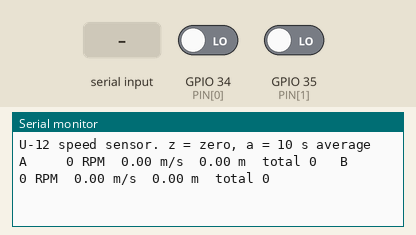
This sketch was run on a simulated ESP32. On the bench: the last lines printed to the serial monitor. Inputs (shaded band) come from the test bench; at power-on: GPIO 34 (PIN[0]) LOW, GPIO 35 (PIN[1]) LOW.

Above: at 1.2 s.
1.3 s: "z" received over Serial
At 1.9 s:
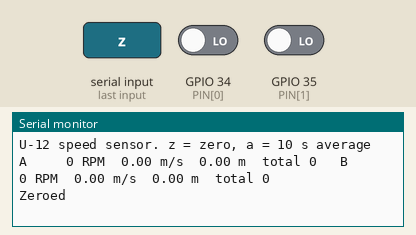
2.8 s: "a" received over Serial
At 3.2 s:
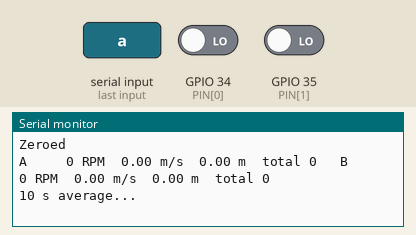

The sketch:

U-12_speed_sensor.ino
```cpp
// U-12 — Speed sensor (Master Test Plan)
// Encoder OUT -> GPIO34 (A) or GPIO35 (B); test one at a time. VCC 3V3, GND. Serial 115200, "Newline".
// Prints every 1 s: RPM (1 s window), speed, distance, raw pulse total.
// Commands:  z = zero totals   a = 10 s average RPM (same window as U-09)
#include <Arduino.h>

#define SLOTS      30
#define WHEEL_D_MM 65.0          // measure your wheel and update
const uint8_t  PIN[2] = {34, 35};
const char*    NAME[2] = {"A", "B"};
// Noise filter (time-domain hysteresis): a slot is counted on its FALLING edge only if the
// signal was LOW for >= MIN_PULSE_US before rising and then HIGH for >= MIN_PULSE_US.
// Real slots/bars last ~4 ms at 250 RPM (30 slots), so 500 us rejects short spikes with 8x margin.
const uint32_t MIN_PULSE_US = 500;

volatile uint32_t cnt[2], lastRise[2], lastFall[2];
volatile bool armed[2];

void IRAM_ATTR edge(uint8_t i) {
  uint32_t now = micros();
  if (digitalRead(PIN[i])) {                                  // rising
    armed[i] = (now - lastFall[i] >= MIN_PULSE_US);           // previous LOW long enough?
    lastRise[i] = now;
  } else {                                                    // falling
    if (armed[i] && now - lastRise[i] >= MIN_PULSE_US) cnt[i]++;  // HIGH long enough -> real slot
    armed[i] = false;
    lastFall[i] = now;
  }
}
void IRAM_ATTR isrA() { edge(0); }
void IRAM_ATTR isrB() { edge(1); }

uint32_t snap(uint8_t i) { noInterrupts(); uint32_t c = cnt[i]; interrupts(); return c; }
float rpmOf(uint32_t pulses, float sec) { return pulses * 60.0 / SLOTS / sec; }
float mPerRev() { return PI * WHEEL_D_MM / 1000.0; }

void setup() {
  Serial.begin(115200);
  for (uint8_t i = 0; i < 2; i++) pinMode(PIN[i], INPUT);   // 34/35 have no pull-ups; module has its own
  attachInterrupt(PIN[0], isrA, CHANGE);
  attachInterrupt(PIN[1], isrB, CHANGE);
  Serial.println("U-12 speed sensor. z = zero, a = 10 s average");
}

void loop() {
  static uint32_t prev[2], t = 0;
  if (Serial.available()) {
    char c = Serial.read();
    if (c == 'z') { noInterrupts(); cnt[0] = cnt[1] = 0; interrupts(); prev[0] = prev[1] = 0; Serial.println("Zeroed"); }
    else if (c == 'a') {
      uint32_t s0 = snap(0), s1 = snap(1);
      Serial.println("10 s average...");
      delay(10000);
      Serial.printf("AVG10 A %.1f RPM | B %.1f RPM\n", rpmOf(snap(0) - s0, 10), rpmOf(snap(1) - s1, 10));
    }
  }
  if (millis() - t >= 1000) {
    t = millis();
    for (uint8_t i = 0; i < 2; i++) {
      uint32_t c = snap(i), d = c - prev[i]; prev[i] = c;
      float rpm = rpmOf(d, 1.0);
      Serial.printf("%s %5.0f RPM  %.2f m/s  %.2f m  total %lu   ", NAME[i], rpm,
                    rpm / 60.0 * mPerRev(), (float)c / SLOTS * mPerRev(), (unsigned long)c);
    }
    Serial.println();
  }
}
```

Measured:
- after the input at 1.3 s, the serial monitor: prints a new line at once (image 1)
- after the input at 2.8 s, the serial monitor: prints a new line at once (image 2)
